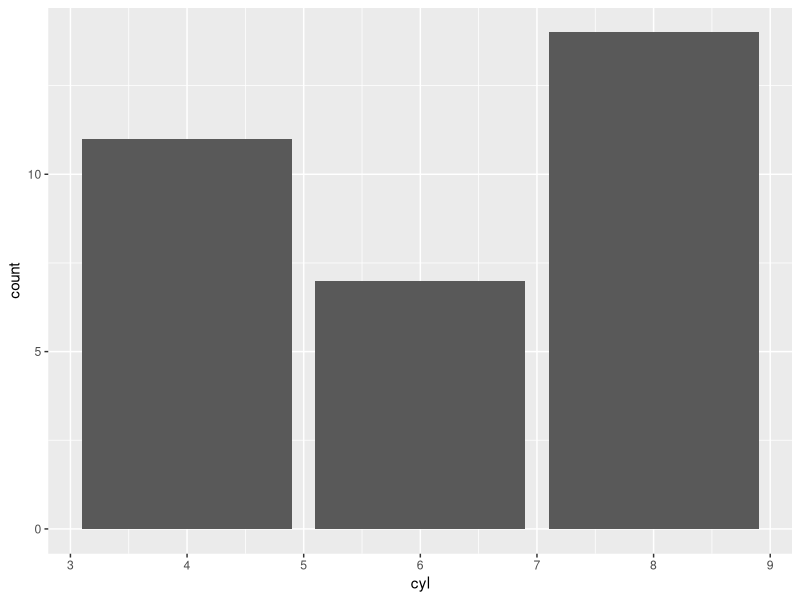
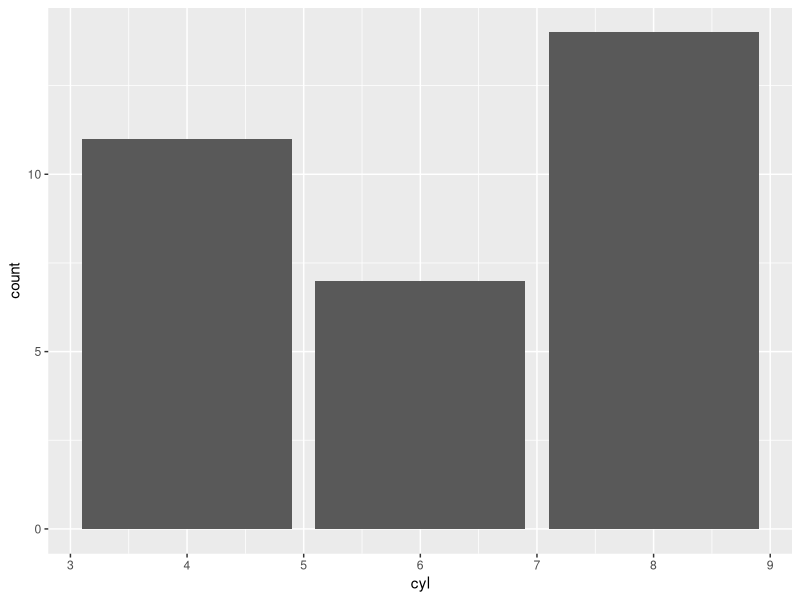
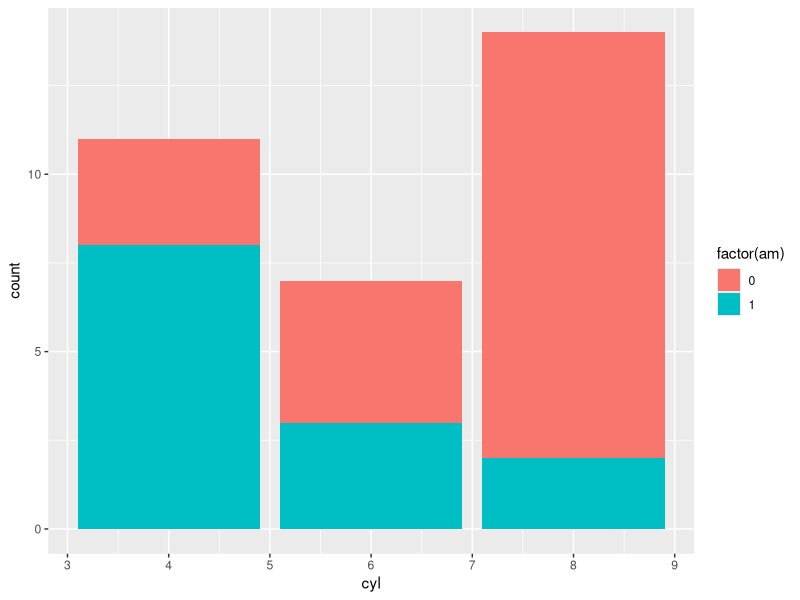
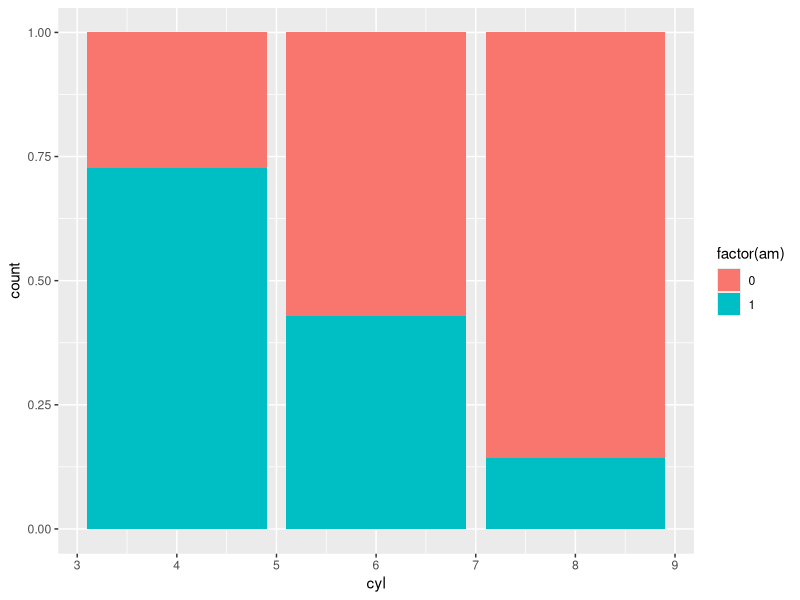
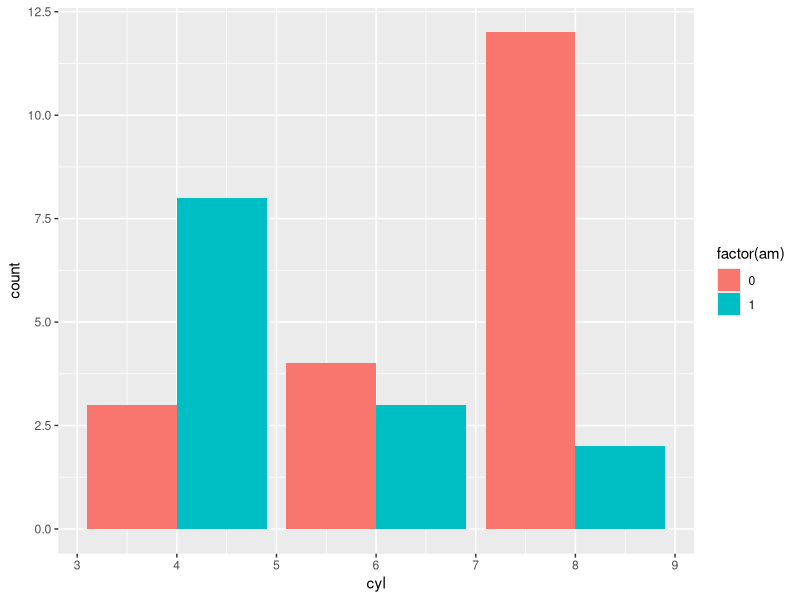
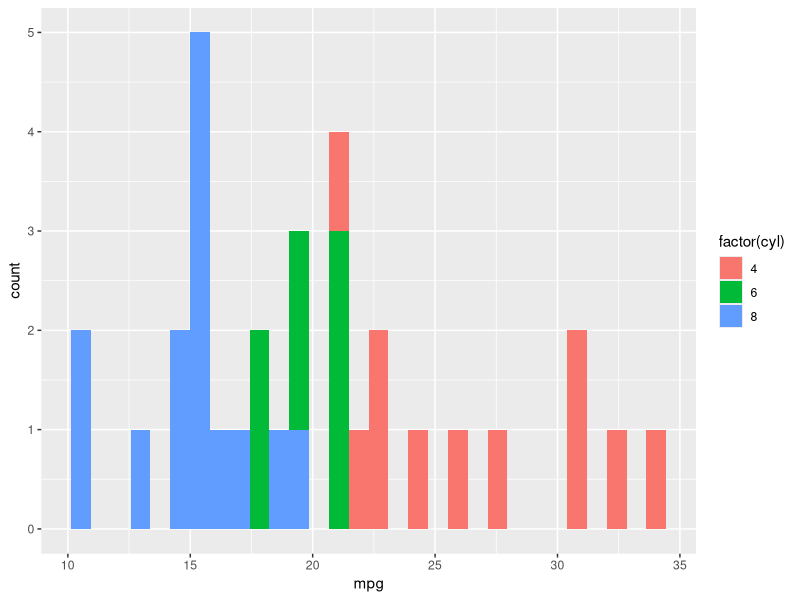
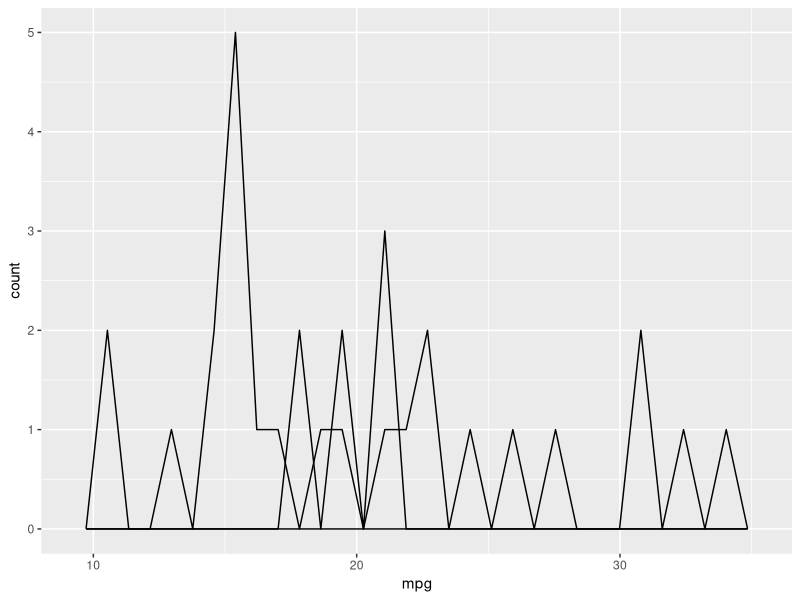
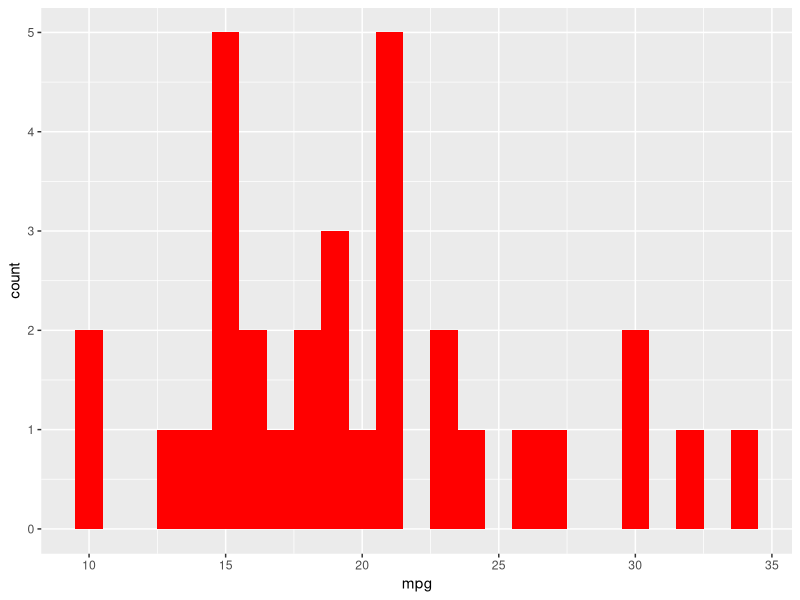

Reproduce these figures in R, in order.
## -------------ggplot - Histogram and More on Bar Charts---------------
library(ggplot2)
# Let's learn some more bars. Histograms are also types of bars, we just make them using geom_histogram.

ggplot(mtcars, aes(x=cyl,fill=am)) +geom_bar()

# BARS: Bars are made using geom_bar, which you would have plotted in the previous assignment
# Bars take position arguments like stack, dodge, fill etc. which changes the appearance of bars drastically 
# We'll use the three most common position arguments: "stack", "fill" and "dodge"


ggplot(mtcars, aes(x=cyl,fill=am)) +geom_bar(position = "stack")

ggplot(mtcars, aes(x=cyl,fill=factor(am))) +geom_bar(position = "stack")

# Draw a bar plot of cyl, filled according to am .. 100% bargar graph
# geom_bar has no argument, whcih makes it same as geom_bar(position = "stack") 
ggplot(mtcars, aes(x=cyl,fill=factor(am))) +geom_bar(position = "fill")

ggplot(mtcars, aes(x=cyl,fill=factor(am))) +geom_bar(position = "dodge")





# Change the position argument to stack. It will be exactly same as previous plot 





# Same mistake of forgetting factor again? Note that fill is not mapped to am; add factor around am






# Change the position argument to "fill" - It covers the entire length of y axis 







# Change the position argument to "dodge"
# Dodge makes the bars appear beside each other, instead "stacking" over one another
# This makes it easy to compare y values of both colors (am variable) 





##  -----------------Frequency Polygons---------------------------

# Frequency polygons are a variation of histograms which make the plot continuous
# Frequency Polygon also plots count on y axis (no of observations)
# Histograms use Bars, frequency polygons use Lines


ggplot(mtcars, aes(x=mpg,fill=factor(cyl))) +geom_histogram(bandwidth=1)



# Make a basic histogram, add coloring defined by col = cyl and mpg on x-axis... 
# Oh wait, factor(cyl).





# Change position to identity, keep using binwidth = 1






# Make a frequency polygon using freqpoly: Change geom to freqpoly (position is identity by default) 






ggplot(mtcars, aes(x=mpg,fill=factor(cyl))) +geom_freqpoly(bandwidth=1)


ggplot(mtcars, aes(x = mpg)) + geom_histogram(binwidth = 1, fill = "red")



